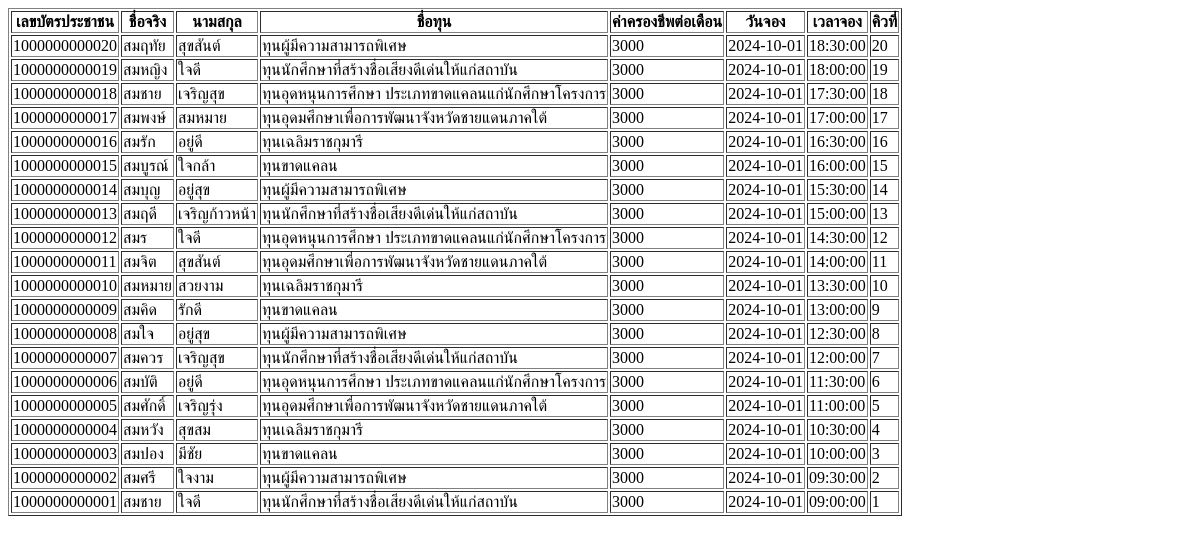
The page /webpage5.php on the database as committed earlier.
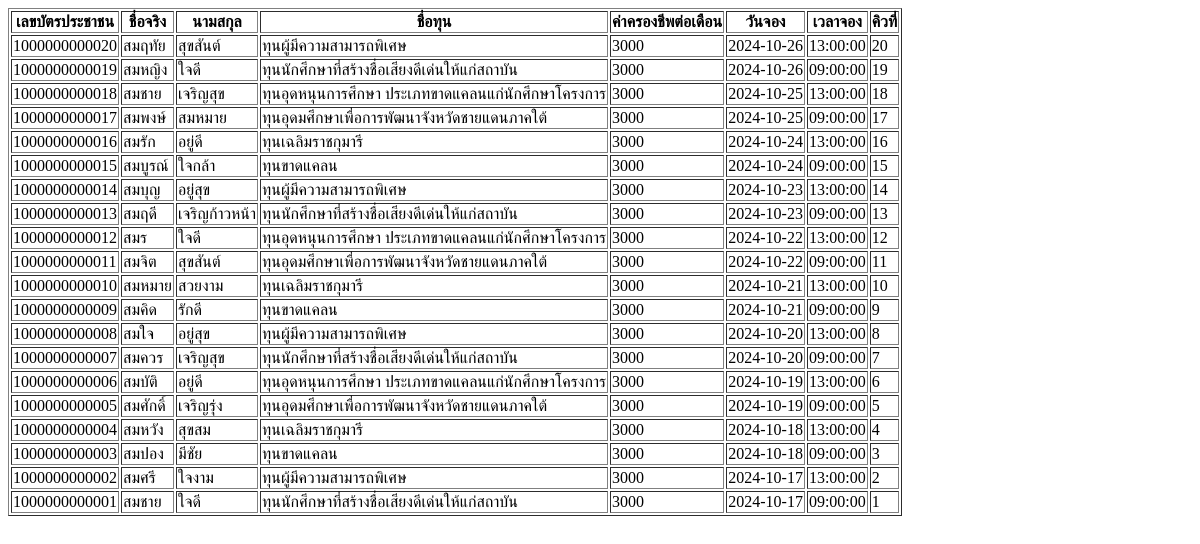
The same page on the database as committed later.
### tables this page shows
CREATE TABLE Reservation (
    reservation_id INT AUTO_INCREMENT NOT NULL,
    reserve_date DATE NOT NULL,
    reserve_time TIME NOT NULL,
    queue_no INT NOT NULL,
    checklist_id INT NOT NULL,
    national_id VARCHAR(13) NOT NULL,
    duration_id VARCHAR(10) NOT NULL,

    PRIMARY KEY (reservation_id),
    Foreign Key (checklist_id) REFERENCES Checklist(checklist_id),
    Foreign Key (national_id) REFERENCES Users(national_id),
    Foreign key (duration_id) REFERENCES Post_Duration(Duration_id)
);

CREATE TABLE Users (
    national_id VARCHAR(13) NOT NULL,
    firstname VARCHAR(50) NOT NULL,
    lastname VARCHAR(50) NOT NULL,
    Email VARCHAR(50),
    phone_num VARCHAR(10), 
    birthdate DATE,
    user_role TINYINT(1),
    user_cate_id TINYINT(1) NOT NULL,
    passwd VARCHAR(100),

    PRIMARY KEY (national_id),
    FOREIGN KEY (user_cate_id) REFERENCES User_category(user_cate_id)
);

CREATE TABLE Scholarship (
    scholarship_id VARCHAR(10) NOT NULL,
    scholarship_name VARCHAR(50) NOT NULL,

    PRIMARY KEY (scholarship_id)
);

CREATE TABLE Cost_of_living_status (
    cost_of_living_id TINYINT(1) NOT NULL,
    amount INT NOT NULL,

    PRIMARY KEY (cost_of_living_id)
);

### webpage5.php (the view)
<?php include "connect.php" ?>
<html>
<head><meta charset="utf-8"></head>
<body>
    <?php
        $stmt = $pdo->prepare("SELECT Users.national_id AS 'เลขบัตรประชาชน', Users.firstname AS 'ชื่อจริง' , Users.lastname AS 'นามสกุล', Scholarship.scholarship_name AS 'ชื่อทุน', Cost_of_living_status.amount AS 'ค่าครองชีพต่อเดือน', Reservation.reserve_date AS 'วันจอง', Reservation.reserve_time AS 'เวลาจอง', Reservation.queue_no AS 'คิวที่'
                                FROM Reservation
                                JOIN Users ON Reservation.national_id = Users.national_id
                                JOIN Checklist ON Reservation.checklist_id = Checklist.checklist_id
                                JOIN Scholarship ON Checklist.scholarship_id = Scholarship.scholarship_id
                                JOIN Cost_of_living_status ON Checklist.cost_of_living_id = Cost_of_living_status.cost_of_living_id
                                ORDER BY
                                Reservation.reserve_date DESC,
                                Reservation.reserve_time DESC;");
        $stmt->execute();
        echo "<table border='1'>";
        echo "<tr>";
        echo "<th>เลขบัตรประชาชน</th>";
        echo "<th>ชื่อจริง</th>";
        echo "<th>นามสกุล</th>";
        echo "<th>ชื่อทุน</th>";
        echo "<th>ค่าครองชีพต่อเดือน</th>";
        echo "<th>วันจอง</th>";
        echo "<th>เวลาจอง</th>";
        echo "<th>คิวที่</th>";
        echo "</tr>";
        while ($row = $stmt->fetch()) {
            echo "<tr>";
            echo "<td>" . $row ["เลขบัตรประชาชน"] . "</td>";
            echo "<td>" . $row ["ชื่อจริง"] . "</td>";
            echo "<td>" . $row ["นามสกุล"] . "</td>";
            echo "<td>" . $row ["ชื่อทุน"] . "</td>";
            echo "<td>" . $row ["ค่าครองชีพต่อเดือน"] . "</td>";
            echo "<td>" . $row ["วันจอง"] . "</td>";
            echo "<td>" . $row ["เวลาจอง"] . "</td>";
            echo "<td>" . $row ["คิวที่"] . "</td>";
            echo "</tr>";
        }
        echo "</table>";
    ?>
</body>
</html>

Rows that differ between the two databases and show on the page:
changed reservation "สมฤทัย": reserve_date "2024-10-01" → "2024-10-26"; reserve_time "18:30:00" → "13:00:00"
changed reservation "สมหญิง": reserve_date "2024-10-01" → "2024-10-26"; reserve_time "18:00:00" → "09:00:00"
changed reservation (number 3 of 20 on the later page): reserve_date "2024-10-01" → "2024-10-25"; reserve_time "17:30:00" → "13:00:00"
changed reservation "สมพงษ์": reserve_date "2024-10-01" → "2024-10-25"; reserve_time "17:00:00" → "09:00:00"
changed reservation "สมรัก": reserve_date "2024-10-01" → "2024-10-24"; reserve_time "16:30:00" → "13:00:00"
changed reservation "สมบูรณ์": reserve_date "2024-10-01" → "2024-10-24"; reserve_time "16:00:00" → "09:00:00"
changed reservation "สมบุญ": reserve_date "2024-10-01" → "2024-10-23"; reserve_time "15:30:00" → "13:00:00"
changed reservation "สมฤดี": reserve_date "2024-10-01" → "2024-10-23"; reserve_time "15:00:00" → "09:00:00"
changed reservation "สมร": reserve_date "2024-10-01" → "2024-10-22"; reserve_time "14:30:00" → "13:00:00"
changed reservation "สมจิต": reserve_date "2024-10-01" → "2024-10-22"; reserve_time "14:00:00" → "09:00:00"
changed reservation "สวยงาม": reserve_date "2024-10-01" → "2024-10-21"; reserve_time "13:30:00" → "13:00:00"
changed reservation "สมคิด": reserve_date "2024-10-01" → "2024-10-21"; reserve_time "13:00:00" → "09:00:00"
changed reservation "สมใจ": reserve_date "2024-10-01" → "2024-10-20"; reserve_time "12:30:00" → "13:00:00"
changed reservation "สมควร": reserve_date "2024-10-01" → "2024-10-20"; reserve_time "12:00:00" → "09:00:00"
changed reservation "สมบัติ": reserve_date "2024-10-01" → "2024-10-19"; reserve_time "11:30:00" → "13:00:00"
changed reservation "สมศักดิ์": reserve_date "2024-10-01" → "2024-10-19"; reserve_time "11:00:00" → "09:00:00"
changed reservation "สมหวัง": reserve_date "2024-10-01" → "2024-10-18"; reserve_time "10:30:00" → "13:00:00"
changed reservation "สมปอง": reserve_date "2024-10-01" → "2024-10-18"; reserve_time "10:00:00" → "09:00:00"
changed reservation "สมศรี": reserve_date "2024-10-01" → "2024-10-17"; reserve_time "09:30:00" → "13:00:00"
changed reservation (number 20 of 20 on the later page): reserve_date "2024-10-01" → "2024-10-17"
